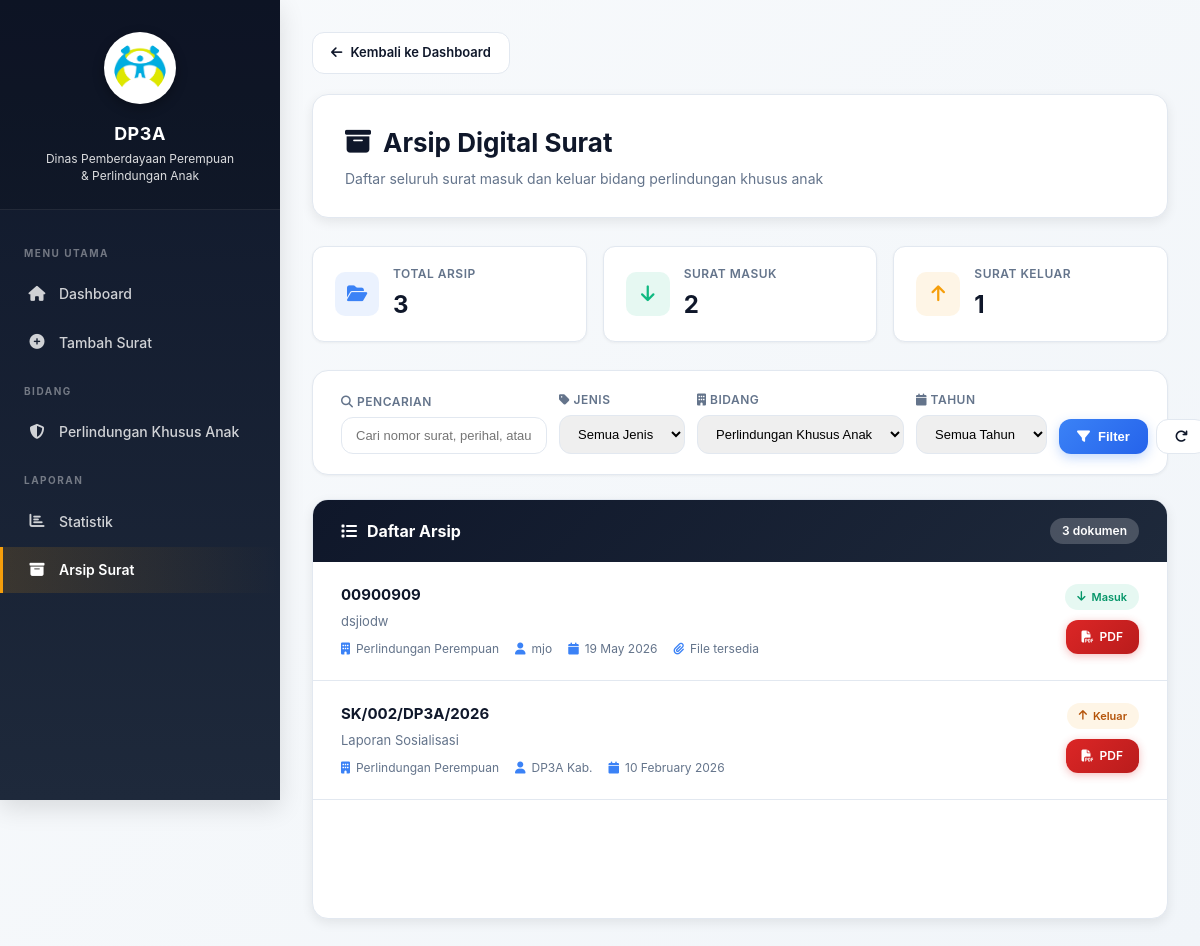
The app's page /arsip.php, older data.
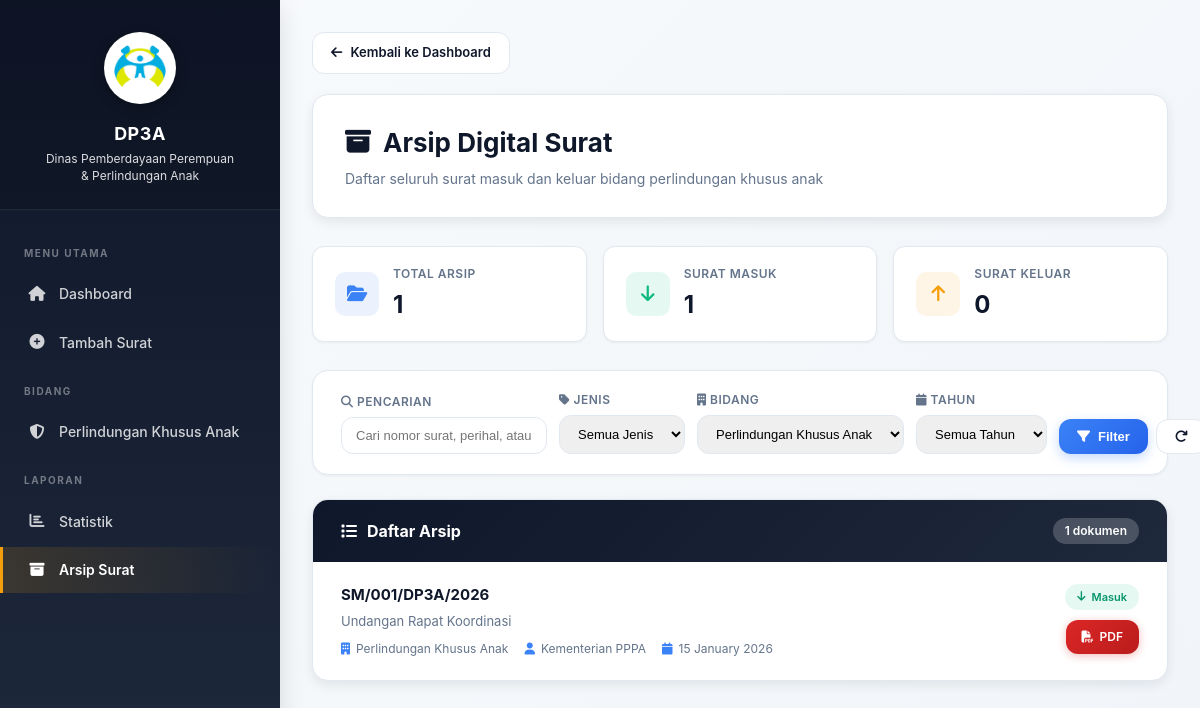
The same page, newer data.
### tables this page shows
CREATE TABLE surat (
  id INT(11) NOT NULL AUTO_INCREMENT,
  no_surat VARCHAR(50) NOT NULL,
  jenis_surat ENUM('masuk','keluar') NOT NULL,
  bidang VARCHAR(100) NOT NULL,
  pengirim VARCHAR(100) NOT NULL,
  tanggal_kirim DATE NOT NULL,
  tanggal_terima DATE NOT NULL,
  perihal TEXT NOT NULL,
  disposisi TEXT DEFAULT NULL,
  status ENUM('diterima','diproses','selesai','ditolak') DEFAULT 'diterima',
  keterangan TEXT DEFAULT NULL,
  file_surat VARCHAR(255) DEFAULT NULL,
  created_at TIMESTAMP NOT NULL DEFAULT CURRENT_TIMESTAMP(),
  updated_at TIMESTAMP NOT NULL DEFAULT CURRENT_TIMESTAMP() ON UPDATE CURRENT_TIMESTAMP(),
  PRIMARY KEY (id),
  UNIQUE KEY no_surat (no_surat)
);

### arsip.php (the view, shortened to what the changed rows need)
<?php
require_once 'config.php';
$where = [];
$whereClause = count($where) > 0 ? 'WHERE ' . implode(' AND ', $where) : '';
$query = "SELECT * FROM surat $whereClause ORDER BY tanggal_kirim DESC";
$result = $conn->query($query);
$total_arsip = $result->num_rows;
$total_masuk = $conn->query("SELECT COUNT(*) as c FROM surat WHERE jenis_surat='masuk' $whereClause")->fetch_assoc()['c'];
$total_keluar = $conn->query("SELECT COUNT(*) as c FROM surat WHERE jenis_surat='keluar' $whereClause")->fetch_assoc()['c'];
?>
<!DOCTYPE html>
<html lang="id">
<head>
    <link rel="stylesheet" href="https://cdnjs.cloudflare.com/ajax/libs/font-awesome/6.5.0/css/all.min.css">
</head>
<body>
<aside class="sidebar">
    <div class="sidebar-header">
        <h2>DP3A</h2>
    </div>
</aside>
<div class="main-content">
    <div class="page-header">
        <h1><i class="fas fa-archive"></i> Arsip Digital Surat</h1>
    </div>
    <div class="stats-row">
        <div class="stat-badge primary">
            <div class="info">
                <h3>Total Arsip</h3>
                <div class="value"><?= $total_arsip ?></div>
            </div>
        </div>
        <div class="stat-badge success">
            <div class="info">
                <h3>Surat Masuk</h3>
                <div class="value"><?= $total_masuk ?></div>
            </div>
        </div>
        <div class="stat-badge warning">
            <div class="info">
                <h3>Surat Keluar</h3>
                <div class="value"><?= $total_keluar ?></div>
            </div>
        </div>
    </div>
    <div class="archive-container">
        <div class="archive-header">
            <h2><i class="fas fa-list"></i> Daftar Arsip</h2>
            <span class="archive-count"><?= $total_arsip ?> dokumen</span>
        </div>
        <div class="archive-list">
            <?php if ($result->num_rows > 0): ?>
                <?php while ($row = $result->fetch_assoc()): ?>
                <div class="archive-item">
                    <div class="archive-main">
                        <h3><?= htmlspecialchars($row['no_surat']) ?></h3>
                        <p><?= htmlspecialchars($row['perihal']) ?></p>
                        <div class="archive-meta">
                            <span><i class="fas fa-building"></i> <?= htmlspecialchars($row['bidang']) ?></span>
                            <span><i class="fas fa-user"></i> <?= htmlspecialchars($row['pengirim']) ?></span>
                            <span><i class="fas fa-calendar"></i> <?= date('d F Y', strtotime($row['tanggal_kirim'])) ?></span>
                            <?php if($row['file_surat']): ?>
                            <span><i class="fas fa-paperclip"></i> File tersedia</span>
                            <?php endif; ?>
                        </div>
                    </div>
                    <div class="archive-actions">
                        <span class="badge badge-<?= $row['jenis_surat'] ?>">
                            <i class="fas fa-<?= $row['jenis_surat']=='masuk'?'arrow-down':'arrow-up' ?>"></i>
                            <?= ucfirst($row['jenis_surat']) ?>
                        </span>
                        <a href="pdf.php?id=<?= $row['id'] ?>" class="btn-pdf" target="_blank">
                            <i class="fas fa-file-pdf"></i> PDF
                        </a>
                    </div>
                </div>
                <?php endwhile; ?>
            <?php endif; ?>
        </div>
    </div>
</div>
</body>
</html>

Row changes from the older to the newer data that the page shows:
removed surat: no_surat "00900909", perihal "dsjiodw", bidang "Perlindungan Perempuan", pengirim "mjo", tanggal_kirim "19 May 2026", shows "File tersedia", jenis_surat "Masuk"
removed surat: no_surat "SK/002/DP3A/2026", perihal "Laporan Sosialisasi", bidang "Perlindungan Perempuan", pengirim "DP3A Kab.", tanggal_kirim "10 February 2026", jenis_surat "Keluar"
now on this page (row edited): surat: no_surat "SM/001/DP3A/2026", perihal "Undangan Rapat Koordinasi", bidang "Perlindungan Khusus Anak", pengirim "Kementerian PPPA", tanggal_kirim "15 January 2026", jenis_surat "Masuk"
Text that changed along with them:
$total_arsip: "3" → "1"
$total_masuk: "2" → "1"
$total_keluar: "1" → "0"
